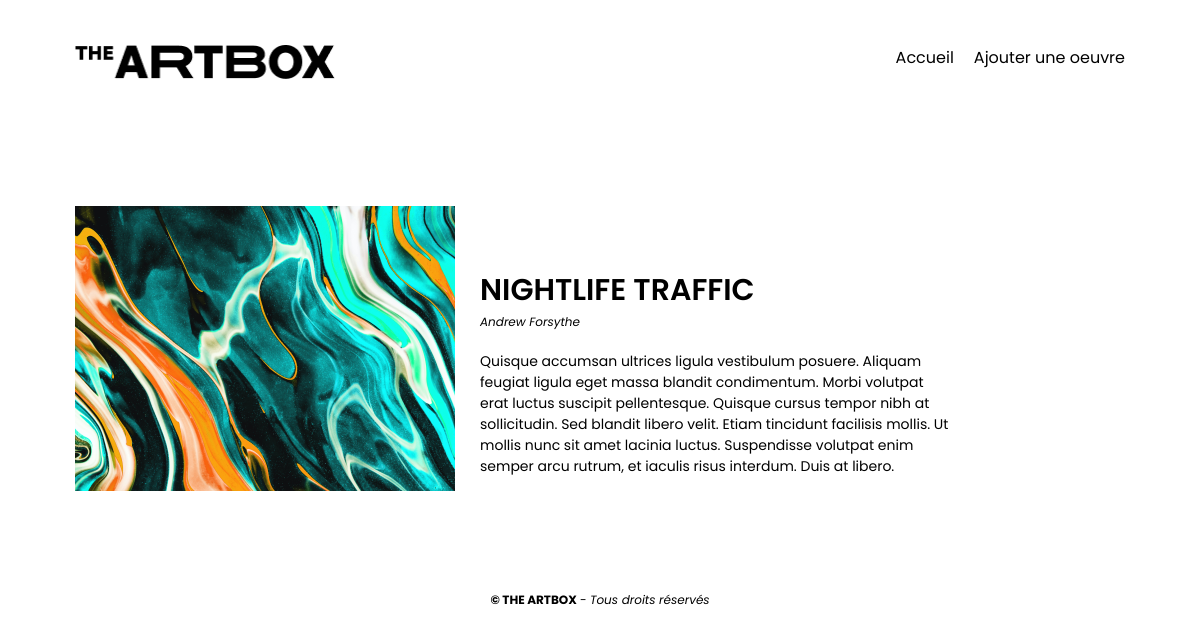
Page /oeuvre.php?id=3 on the committed database.
### tables this page shows
CREATE TABLE IF NOT EXISTS `oeuvres` 
(
    `id` INT NOT NULL AUTO_INCREMENT COMMENT 'Identifiant unique de l\'oeuvre' , 
    `titre` VARCHAR(256) NOT NULL COMMENT 'Titre de l\'oeuvre' , 
    `artiste` VARCHAR(128) NOT NULL COMMENT 'Nom de l\'artiste' , 
    `description` TEXT NOT NULL COMMENT 'Description de l\'oeuvre' , 
    `image` VARCHAR(256) NOT NULL COMMENT 'Chemin local vers l\'image de l\'oeuvre' , 
    PRIMARY KEY (`id`)
);

### oeuvre.php (the view, shortened to what this page needs)
<?php
require_once ('./config/config.php');
include 'header.php';
$id = filter_var($_GET['id'], FILTER_VALIDATE_INT);
$pdo = dbconnect($dbConfig);
$stmt = $pdo->prepare("SELECT id, titre, artiste, description, image FROM oeuvres WHERE id = :id");
$stmt->execute(['id' => $id]);
$oeuvreTrouvee = $stmt->fetch();
?>
<article id="detail-oeuvre">
    <div id="img-oeuvre">
        <img src="<?php echo htmlspecialchars($oeuvreTrouvee['image']); ?>" alt="<?php echo htmlspecialchars($oeuvreTrouvee['titre']); ?>">
    </div>
    <div id="contenu-oeuvre">
        <h1><?php echo htmlspecialchars($oeuvreTrouvee['titre']); ?></h1>
        <p class="description"><?php echo htmlspecialchars($oeuvreTrouvee['artiste']); ?></p>
        <p class="description-complete">
            <?php echo htmlspecialchars($oeuvreTrouvee['description']); ?>
        </p>
    </div>
</article>
<?php include 'footer.php'; ?>

### css/style.css (style rules this page uses)
html, body { margin: 0; }
* { box-sizing: border-box; font-family: "Poppins", sans-serif; }
.oeuvre h2, #detail-oeuvre h1 { text-transform: uppercase; margin-top: 0; margin-bottom: 0; font-weight: 600; font-size: 30px; }
.oeuvre .description, #detail-oeuvre .description { font-style: italic; margin-top: 0; font-size: 12px; margin-bottom: 20px; }
#detail-oeuvre { display: flex; flex-wrap: wrap; align-items: end; margin-bottom: 100px; margin-top: 75px; font-size: 14px; padding: 0 15px; }
#img-oeuvre { margin-right: 25px; }
#img-oeuvre img { max-width: 470px; margin: auto; display: block; }
#contenu-oeuvre { max-width: 470px; }

### rows in the picture
oeuvres: image (picture), titre "NIGHTLIFE TRAFFIC", artiste "Andrew Forsythe", description "Quisque accumsan ultrices ligula vestibulum posuere. Aliquam feugiat ligula eget massa blandit condimentum. Morbi volutpat erat luctus suscipit pellentesque. Quisque cursus tempor nibh at sollicitudin. Sed blandit libero velit. Etiam tincidunt facilisis mollis. Ut mollis nunc sit amet lacinia luctus. Suspendisse volutpat enim semper arcu rutrum, et iaculis risus interdum. Duis at libero."
